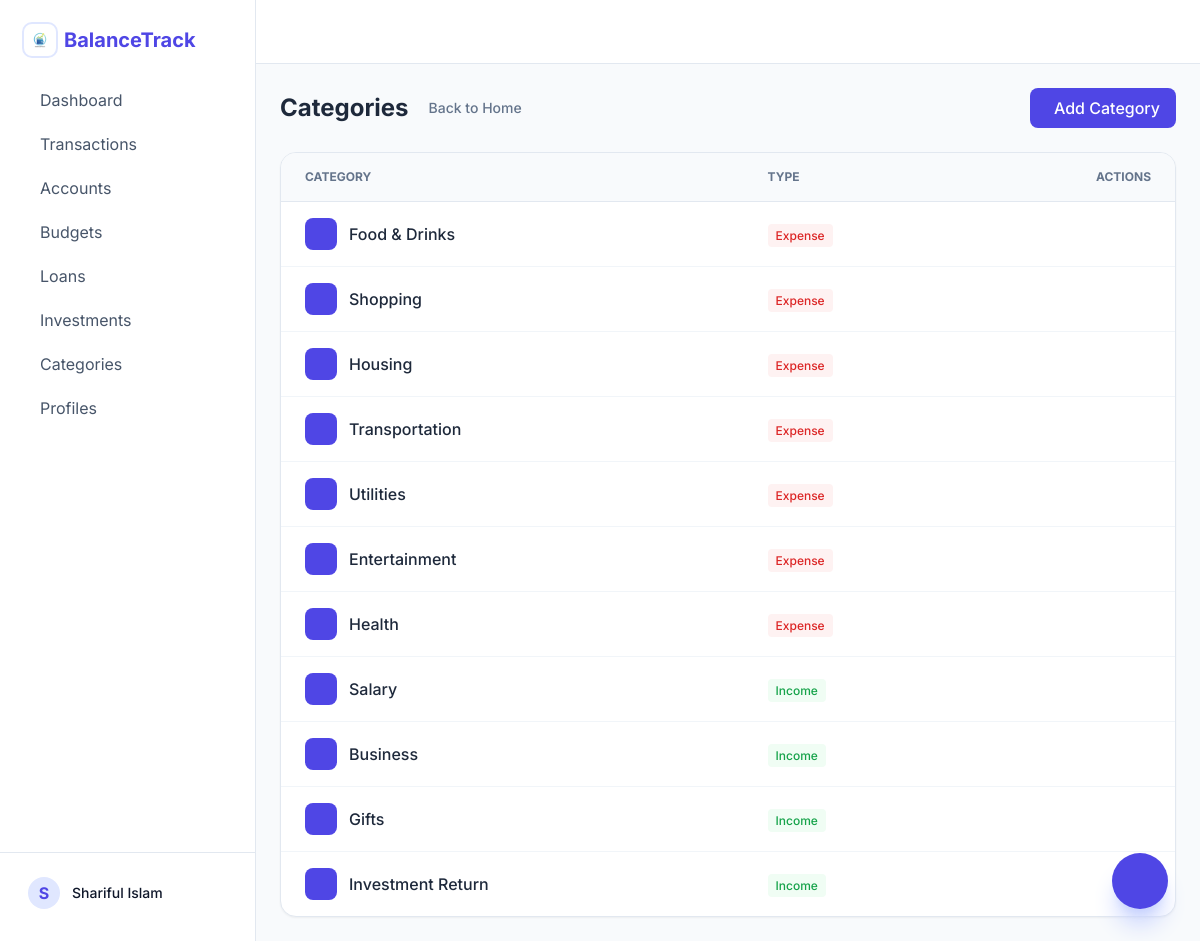
Page /categories/ on the committed database.
### app/models.py (models this page shows)
class Profile(db.Model):
    id = db.Column(db.Integer, primary_key=True)
    name = db.Column(db.String(64), unique=True, nullable=False)
    is_active = db.Column(db.Boolean, default=False)
    created_at = db.Column(db.DateTime, default=lambda: datetime.now(UTC))
    accounts = db.relationship('Account', backref='profile', lazy='dynamic')
    categories = db.relationship('Category', backref='profile', lazy='dynamic')
    loans = db.relationship('Loan', backref='profile', lazy='dynamic')
    investments = db.relationship('Investment', backref='profile', lazy='dynamic')
    budgets = db.relationship('Budget', backref='profile', lazy='dynamic')

class Category(db.Model):
    id = db.Column(db.Integer, primary_key=True)
    profile_id = db.Column(db.Integer, db.ForeignKey('profile.id')) # Optional, some can be global
    name = db.Column(db.String(64), nullable=False)
    parent_id = db.Column(db.Integer, db.ForeignKey('category.id')) # For subcategories
    icon = db.Column(db.String(64))
    color = db.Column(db.String(20))
    is_income = db.Column(db.Boolean, default=False)

### app/categories/routes.py (the view)
@categories.route('/')
def index():
    profile = get_current_profile()
    if not profile:
        return redirect(url_for('profiles.index'))
    user_categories = Category.query.filter((Category.profile_id == profile.id) | (Category.profile_id == None)).all()
    return render_template('categories/index.html', categories=user_categories)

### app/categories/routes.py (called while the page is built)
def get_current_profile():
    return Profile.query.filter_by(is_active=True).first()

### app/templates/categories/index.html (shortened to what this page needs)
{% extends "base.html" %}
{% block content %}
<div class="space-y-6">
    <div class="flex items-center justify-between">
        <div class="flex items-center gap-4">
            <h2 class="text-2xl font-bold text-slate-800">Categories</h2>
            <a href="{{ url_for('main.index') }}" class="text-sm font-medium text-slate-500 hover:text-indigo-600 transition-colors flex items-center gap-1">
                 Back to Home
            </a>
        </div>
        <a href="{{ url_for('categories.add') }}" class="bg-indigo-600 text-white px-4 py-2 rounded-lg font-medium hover:bg-indigo-700 transition-colors flex items-center gap-2">
             Add Category
        </a>
    </div>
    <div class="bg-white rounded-2xl border border-slate-200 shadow-sm overflow-hidden">
        <table class="w-full text-left border-collapse">
            <thead>
                <tr class="bg-slate-50 border-b border-slate-200">
                    <th class="px-6 py-4 text-xs font-bold text-slate-500 uppercase">Category</th>
                    <th class="px-6 py-4 text-xs font-bold text-slate-500 uppercase">Type</th>
                    <th class="px-6 py-4 text-xs font-bold text-slate-500 uppercase text-right">Actions</th>
                </tr>
            </thead>
            <tbody class="divide-y divide-slate-100">
                {% for cat in categories %}
                <tr class="hover:bg-slate-50 transition-colors">
                    <td class="px-6 py-4">
                        <div class="flex items-center gap-3">
                            <div class="w-8 h-8 rounded-lg flex items-center justify-center text-white" style="background-color: {{ cat.color or '#4f46e5' }}">
                            </div>
                            <span class="font-medium text-slate-800">{{ cat.name }}</span>
                        </div>
                    </td>
                    <td class="px-6 py-4">
                        <span class="px-2 py-1 {% if cat.is_income %}bg-green-50 text-green-600{% else %}bg-red-50 text-red-600{% endif %} rounded text-xs font-medium">
                            {{ 'Income' if cat.is_income else 'Expense' }}
                        </span>
                    </td>
                    <td class="px-6 py-4 text-right">
                        <div class="flex justify-end gap-2">
                            <a href="{{ url_for('categories.edit', id=cat.id) }}" class="p-2 text-slate-400 hover:text-indigo-600 transition-colors">
                            </a>
                            <form action="{{ url_for('categories.delete', id=cat.id) }}" method="POST" onsubmit="return confirm('Delete this category?');" class="inline">
                                <button type="submit" class="p-2 text-slate-400 hover:text-red-600 transition-colors">
                                </button>
                            </form>
                        </div>
                    </td>
                </tr>
                {% else %}
                <tr>
                    <td colspan="3" class="px-6 py-12 text-center text-slate-500">No categories found.</td>
                </tr>
                {% endfor %}
            </tbody>
        </table>
    </div>
</div>
{% endblock %}

### app/templates/base.html (shortened to what this page needs)
<!DOCTYPE html>
<html lang="en">
<head>
    <script src="https://cdn.tailwindcss.com"></script>
</head>
<body class="bg-slate-50 text-slate-900">
    <div class="flex h-screen overflow-hidden">
        <aside id="sidebar" class="w-64 bg-white border-r border-slate-200 flex-shrink-0 hidden md:flex flex-col fixed inset-y-0 left-0 z-50 md:relative transform -translate-x-full md:translate-x-0 transition-transform duration-300 ease-in-out">
            <div class="p-6">
                <a href="{{ url_for('main.index') }}" class="flex items-center gap-2">
                    <img src="{{ url_for('static', filename='img/logo.png') }}" alt="BalanceTrack Logo" class="w-8 h-8 rounded-lg outline outline-2 outline-indigo-100 p-1">
                    <h1 class="text-xl font-bold text-indigo-600">BalanceTrack</h1>
                </a>
            </div>
            <nav class="flex-1 px-4 space-y-1">
                <a href="{{ url_for('main.index') }}" class="flex items-center gap-3 px-3 py-2 text-slate-600 hover:bg-slate-50 rounded-lg transition-colors">
                     Dashboard
                </a>
                <a href="{{ url_for('transactions.index') }}" class="flex items-center gap-3 px-3 py-2 text-slate-600 hover:bg-slate-50 rounded-lg transition-colors">
                     Transactions
                </a>
                <a href="{{ url_for('accounts.index') }}" class="flex items-center gap-3 px-3 py-2 text-slate-600 hover:bg-slate-50 rounded-lg transition-colors">
                     Accounts
                </a>
                <a href="{{ url_for('budgets.index') }}" class="flex items-center gap-3 px-3 py-2 text-slate-600 hover:bg-slate-50 rounded-lg transition-colors">
                     Budgets
                </a>
                <a href="{{ url_for('loans.index') }}" class="flex items-center gap-3 px-3 py-2 text-slate-600 hover:bg-slate-50 rounded-lg transition-colors">
                     Loans
                </a>
                <a href="{{ url_for('investments.index') }}" class="flex items-center gap-3 px-3 py-2 text-slate-600 hover:bg-slate-50 rounded-lg transition-colors">
                     Investments
                </a>
                <a href="{{ url_for('categories.index') }}" class="flex items-center gap-3 px-3 py-2 text-slate-600 hover:bg-slate-50 rounded-lg transition-colors">
                     Categories
                </a>
                <a href="{{ url_for('profiles.index') }}" class="flex items-center gap-3 px-3 py-2 text-slate-600 hover:bg-slate-50 rounded-lg transition-colors">
                     Profiles
                </a>
            </nav>
            <div class="p-4 border-t border-slate-200">
                <div class="flex items-center gap-3 px-3 py-2 mb-2">
                    <div class="w-8 h-8 rounded-full bg-indigo-100 flex items-center justify-center text-indigo-600 font-bold">
                        {{ current_profile.name[0] if current_profile else 'B' }}
                    </div>
                    <div class="flex-1 min-w-0">
                        <p class="text-sm font-medium truncate">{{ current_profile.name if current_profile else 'BalanceTrack User' }}</p>
                    </div>
                </div>
            </div>
        </aside>
        <main class="flex-1 flex flex-col min-w-0 overflow-hidden">
            <header class="h-16 bg-white border-b border-slate-200 flex items-center justify-between px-6 flex-shrink-0">
                <div class="flex items-center gap-4">
                    <button class="w-10 h-10 flex items-center justify-center text-slate-500 hover:bg-slate-50 rounded-lg transition-all">
                    </button>
                    <button class="w-10 h-10 flex items-center justify-center text-slate-500 hover:bg-slate-50 rounded-lg transition-all">
                    </button>
                </div>
            </header>
            <div class="flex-1 overflow-y-auto p-6">
                {% block content %}{% endblock %}
            </div>
        </main>
    </div>
    <button onclick="toggleModal()" class="fixed bottom-8 right-8 w-14 h-14 bg-indigo-600 text-white rounded-full shadow-xl shadow-indigo-200 flex items-center justify-center hover:scale-110 active:scale-95 transition-all z-40">
    </button>
</body>
</html>

### app/templates/base.html (style rules this page uses)
body { font-family: 'Inter', sans-serif; }

### rows in the picture
Profile: name "S", name "Shariful Islam"
Category: name "Food & Drinks", is_income "Expense"
Category: name "Shopping", is_income "Expense"
Category: name "Housing", is_income "Expense"
Category: name "Transportation", is_income "Expense"
Category: name "Utilities", is_income "Expense"
Category: name "Entertainment", is_income "Expense"
Category: name "Health", is_income "Expense"
Category: name "Salary", is_income "Income"
Category: name "Business", is_income "Income"
Category: name "Gifts", is_income "Income"
Category: name "Investment Return", is_income "Income"
